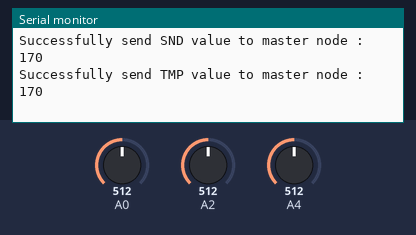
The sketch below on a simulated Arduino Uno, built with avr-gcc and run on an emulated ATmega328P. Parts: the last lines printed to the serial monitor. The inputs (shaded band) are chosen by the test bench; at power-on: A0 = 512, A2 = 512, A4 = 512. EEPROM starts erased.

Above: at 3.8 s.
3.9 s: A0 set to 716
At 6.5 s:
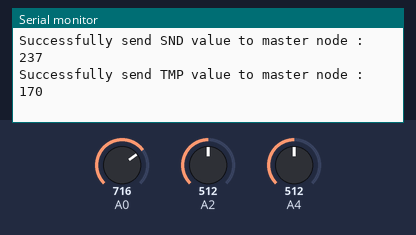
7.8 s: A2 set to 716
At 10.2 s:
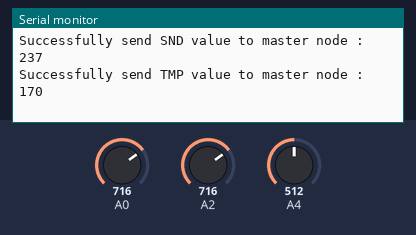
11.7 s: A4 set to 716
At 12.8 s:
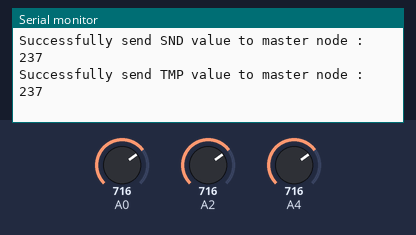
15.6 s: A0 set to 900
At 19.1 s:
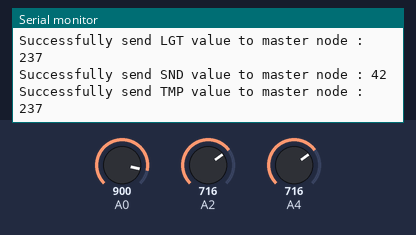
19.5 s: A2 set to 900
At 21.6 s:
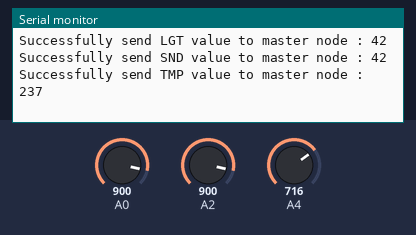
23.4 s: A4 set to 900
At 25.4 s:
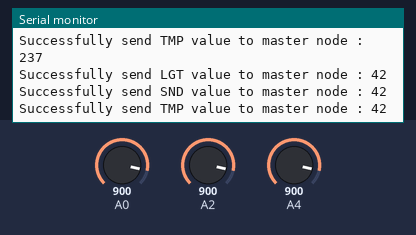
Timing chart, 0 to 26.9 s (numbered marks = the images above; inputs shaded):
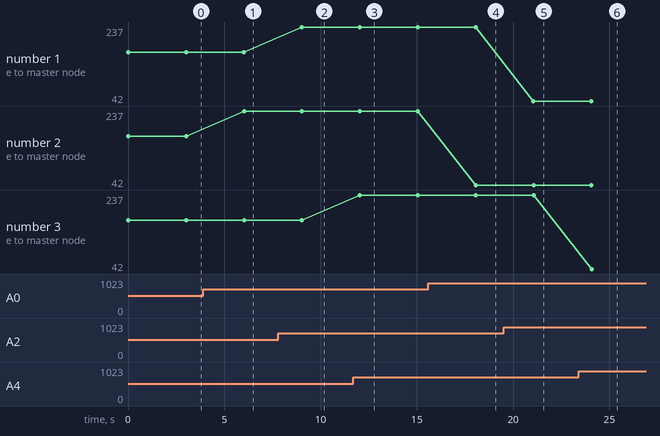

Measured:
- after the input at 3.9 s, the serial monitor: prints a new line after 2.1 s (image 1)
- after the input at 7.8 s, the serial monitor: prints a new line after 1.2 s (image 2)
- after the input at 11.7 s, the serial monitor: prints a new line after 0.34 s (image 3)
- after the input at 15.6 s, the serial monitor: prints a new line after 2.5 s (image 4)
- after the input at 19.5 s, the serial monitor: prints a new line after 1.6 s (image 5)
- after the input at 23.4 s, the serial monitor: prints a new line after 0.67 s (image 6)
- plotted number 2: 170 → 237 after the input at 3.9 s, 237 → 42 after the input at 15.6 s

The sketch:

RF24Mesh_SelfAssignNodeID.ino
```cpp
#include "RF24.h"
#include "RF24Network.h"
#include "RF24Mesh.h"
#include <SPI.h>
#include <EEPROM.h>

RF24 radio(7, 8);

RF24Network network(radio);
RF24Mesh mesh(radio, network);

#define DefaultNodeID 255
#define DEBUG true

uint8_t NodeID;

struct SensorData {
  char sensor_name[20];
  uint8_t value;
};

// const int SND_Pin=A0;
// const int LGT_Pin=A2;
// const int TMP_Pin=A4;

void setup() {
  if(DEBUG){
    Serial.begin(115200);
    Serial.print("SETUP | Connecting to the mesh network... ");
  }

  EEPROM.write(0, 0);
  NodeID = EEPROM.read(0);
  mesh.setNodeID(NodeID);
  if (NodeID == 0)
      mesh.setNodeID(DefaultNodeID);

  if(mesh.begin()){
    if(DEBUG)
      Serial.println("OK");

    if (mesh.getNodeID() == DefaultNodeID){
      NodeID = getFreeNodeIDFromMasterNode();
      EEPROM.write(0, NodeID);

      if(DEBUG)
        Serial.println("Please reboot the arduino !");

      delay(100);
      exit(0);
    }
  } else {
    if(DEBUG)
      Serial.println("ERROR");
  }
}

void loop() {
  mesh.update();

  int lightSensorValue = analogRead(A2);
  lightSensorValue = (uint8_t)map(lightSensorValue, 0, 768, 0, 255);
  SensorData lightSensor = {"LGT", lightSensorValue};


  if (mesh.write(&lightSensor, 'S', sizeof(lightSensor))) {
    Serial.print("Successfully send ");
    Serial.print(lightSensor.sensor_name);
    Serial.print(" value to master node : ");
    Serial.println(lightSensor.value);
  }

    int soundSensorValue = analogRead(A0);
  soundSensorValue = (uint8_t)map(soundSensorValue, 0, 768, 0, 255);
  SensorData soundSensor = {"SND", soundSensorValue};


  if (mesh.write(&soundSensor, 'S', sizeof(soundSensor))) {
    Serial.print("Successfully send ");
    Serial.print(soundSensor.sensor_name);
    Serial.print(" value to master node : ");
    Serial.println(soundSensor.value);
  }

    int temperatureSensorValue = analogRead(A4);
  temperatureSensorValue = (uint8_t)map(temperatureSensorValue, 0, 768, 0, 255);
  SensorData temperatureSensor = {"TMP", temperatureSensorValue};


  if (mesh.write(&temperatureSensor, 'S', sizeof(temperatureSensor))) {
    Serial.print("Successfully send ");
    Serial.print(temperatureSensor.sensor_name);
    Serial.print(" value to master node : ");
    Serial.println(temperatureSensor.value);
  }

  delay(3000);
}

byte getFreeNodeIDFromMasterNode() {
  if(DEBUG)
    Serial.println("Trying to get a free NodeID from the master node");

  uint8_t d = 0;
  bool addressRequest = false;

  while (!addressRequest) {
    mesh.update();
    if(DEBUG)
      Serial.print("Sending request... ");
    if (mesh.write(&d, 'a', sizeof(d))) {
      if(DEBUG)
        Serial.println("OK");
      addressRequest = true;
    } else {
      if(DEBUG)
        Serial.println("FAILED | Retrying in 1 second");
      delay(1000);
    }
  }
  if(DEBUG)
    Serial.print("Waiting new nodeID from master node... ");

  bool addressResponse = false;
  uint8_t data;

  while (!addressResponse) {
    mesh.update();
    if ( network.available() ) {
      RF24NetworkHeader header;
      network.peek(header);

      switch (header.type) {
        case 'A': network.read(header, &data, sizeof(uint8_t));
          if(DEBUG){
            Serial.println("OK");
            Serial.print("New nodeID received: ");
            Serial.println(data);
          }
          addressResponse = true;
          break;
        default:
          if(DEBUG){
            Serial.println("ERROR");
            Serial.println("Other header.type received");
          }
          break;
      }
    }
  }

  return data;
}
```
